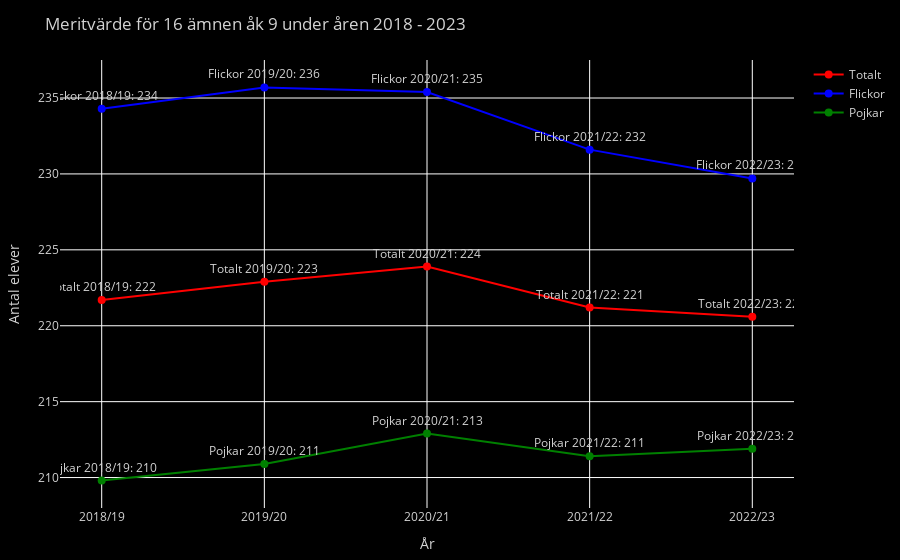

Here is the notebook cell this chart was saved with:
### Code cell
import pandas as pd
import plotly.graph_objs as go
from plotly.subplots import make_subplots

df_1b = pd.read_excel("betyg_o_prov_riksnivå.xlsx", sheet_name="Tabell 1B")

data_1b = df_1b.iloc[7:13].copy()

b_columns = [
    "Läsår",
    "Medelvärde 16 ämnen totalt",
    "Medelvärde 16 ämnen flickor",
    "Medelvärde 16 ämnen pojkar",
    "Medelvärde 17 ämnen totalt",
    "Medelvärde 17 flickor",
    "Medelvärde 17 pojkar",
    "% Som saknar godkänt",
    "P Flickor",
    "P Pojkar",
]

data_1b.columns = b_columns

data_1b.dropna(inplace=True)

years = data_1b["Läsår"]
Mean_T = data_1b["Medelvärde 16 ämnen totalt"]
Mean_F = data_1b["Medelvärde 16 ämnen flickor"]
Mean_P = data_1b["Medelvärde 16 ämnen pojkar"]

fig = make_subplots(rows=1, cols=1)

fig.add_trace(
    go.Scatter(
        x=years,
        y=Mean_T,
        mode="lines+markers+text",
        name="Totalt",
        marker=dict(color="red", size=8),
        text=[f'Totalt {year}: {round(val)}' for val, year in zip(Mean_T, years)],
        hoverinfo="text+x+y",
        textposition="top center"
    )
)

fig.add_trace(
    go.Scatter(
        x=years,
        y=Mean_F,
        mode="lines+markers+text",
        name="Flickor",
        marker=dict(color="blue", size=8),
        text=[f'Flickor {year}: {round(val)}' for val, year in zip(Mean_F, years)],
        hoverinfo="text+x+y",
        textposition="top center"
    )
)

fig.add_trace(
    go.Scatter(
        x=years,
        y=Mean_P,
        mode="lines+markers+text",
        name="Pojkar",
        marker=dict(color="green", size=8),
        text=[f'Pojkar {year}: {round(val)}' for val, year in zip(Mean_P, years)],
        hoverinfo="text+x+y",
        textposition="top center"
    )
)

fig.update_layout(
    title="Meritvärde för 16 ämnen åk 9 under åren 2018 - 2023",
    xaxis=dict(title="År"),
    yaxis=dict(title="Antal elever"),
    plot_bgcolor="black",
    paper_bgcolor="black",
    font=dict(color="lightgray"),
    legend=dict(font=dict(color="lightgray")),
    margin=dict(t=60, b=10, l=60, r=10),
)

fig.show()

### Figure 1 — Plotly figure (JSON) as saved in the notebook; plotly's stock layout.template omitted (floating-point values rounded to 4 significant figures)
{"data": [{"hoverinfo": "text+x+y", "marker": {"color": "red", "size": 8}, "mode": "lines+markers+text", "name": "Totalt", "text": ["Totalt 2018/19: 222", "Totalt 2019/20: 223", "Totalt 2020/21: 224", "Totalt 2021/22: 221", "Totalt 2022/23: 221"], "textposition": "top center", "type": "scatter", "x": ["2018/19", "2019/20", "2020/21", "2021/22", "2022/23"], "y": [221.7, 222.9, 223.9, 221.2, 220.6]}, {"hoverinfo": "text+x+y", "marker": {"color": "blue", "size": 8}, "mode": "lines+markers+text", "name": "Flickor", "text": ["Flickor 2018/19: 234", "Flickor 2019/20: 236", "Flickor 2020/21: 235", "Flickor 2021/22: 232", "Flickor 2022/23: 230"], "textposition": "top center", "type": "scatter", "x": ["2018/19", "2019/20", "2020/21", "2021/22", "2022/23"], "y": [234.3, 235.7, 235.4, 231.6, 229.7]}, {"hoverinfo": "text+x+y", "marker": {"color": "green", "size": 8}, "mode": "lines+markers+text", "name": "Pojkar", "text": ["Pojkar 2018/19: 210", "Pojkar 2019/20: 211", "Pojkar 2020/21: 213", "Pojkar 2021/22: 211", "Pojkar 2022/23: 212"], "textposition": "top center", "type": "scatter", "x": ["2018/19", "2019/20", "2020/21", "2021/22", "2022/23"], "y": [209.8, 210.9, 212.9, 211.4, 211.9]}], "layout": {"font": {"color": "lightgray"}, "legend": {"font": {"color": "lightgray"}}, "margin": {"b": 10, "l": 60, "r": 10, "t": 60}, "paper_bgcolor": "black", "plot_bgcolor": "black", "title": {"text": "Meritvärde för 16 ämnen åk 9 under åren 2018 - 2023"}, "xaxis": {"anchor": "y", "domain": [0, 1], "title": {"text": "År"}}, "yaxis": {"anchor": "x", "domain": [0, 1], "title": {"text": "Antal elever"}}}}
